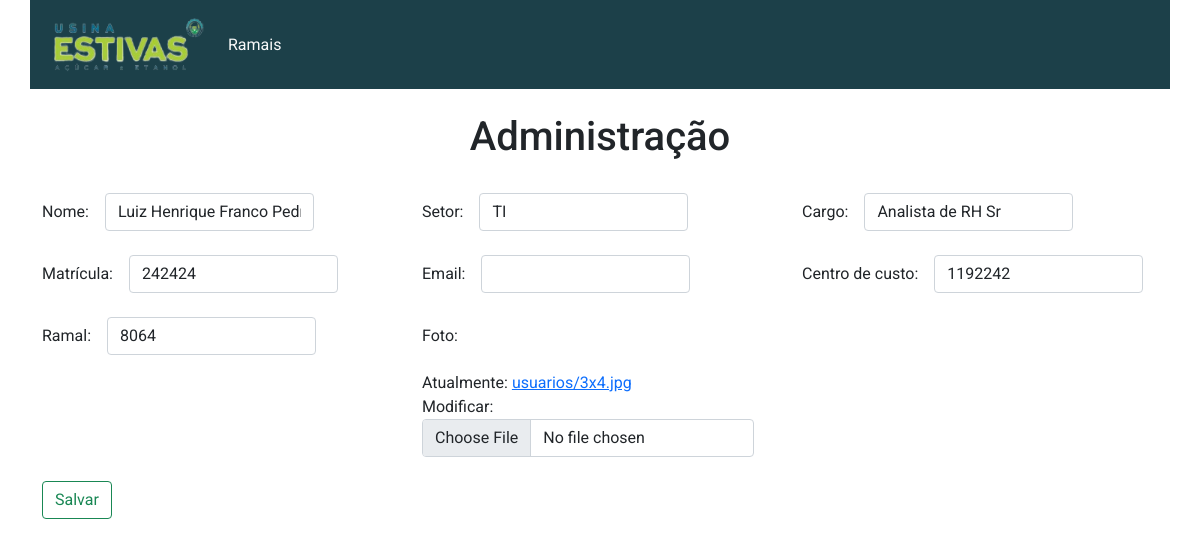
/ramais/admin/atualizar/2, run on an earlier commit of the app's database.
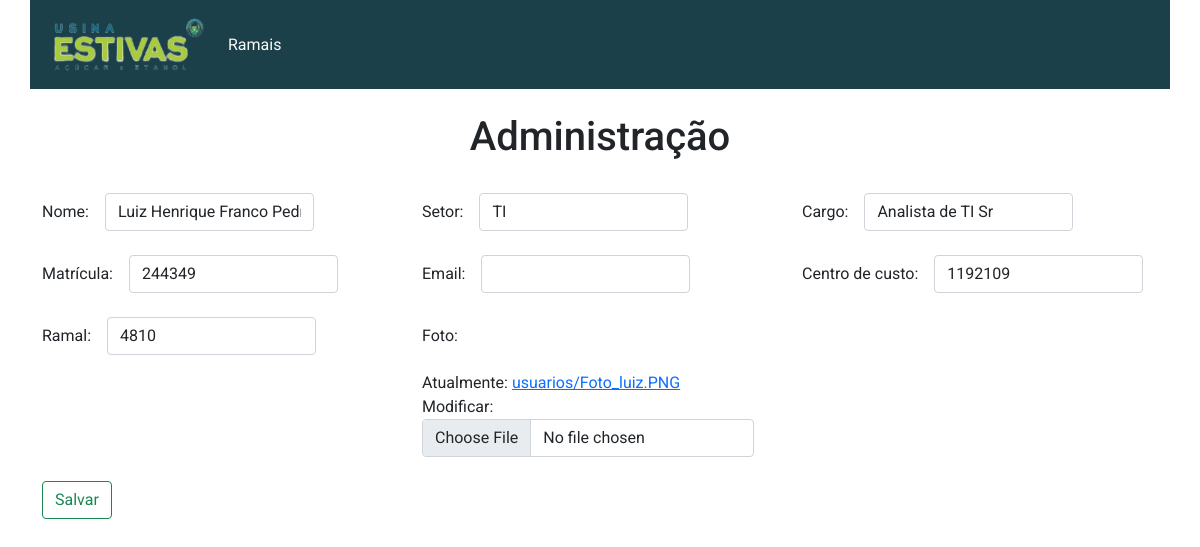
And on a later commit of the database.
### ramais/models.py (models this page shows)
class Pessoa(models.Model):
	nome = models.CharField('Nome', max_length=150)
	setor = models.CharField('Setor', max_length=100)
	cargo = models.CharField('Cargo', max_length=50)
	matricula = models.CharField('Matricula', max_length=6, unique=True)
	email = models.EmailField('Email', null=True, max_length=50, unique=True)
	cc = models.CharField('Centro de custo', max_length=7, null=True)
	ramal = models.CharField('Ramal', max_length=4)
	foto = models.ImageField('Foto', upload_to='usuarios', default='usuarios/sem-foto.png')

### ramais/views.py (the view)
# urls.py: path('ramais/admin/atualizar/<int:id>', atualizarramal, name="atualizar"),
def atualizarramal(request, id):
	pessoa = Pessoa.objects.get(pk=id)
	form = PessoaForm(request.POST or None, request.FILES or None, instance=pessoa)
	if form.is_valid():
		form.save()
		return redirect('adminramais')
	contexto = {
	'formulario': form
	}
	return render(request, 'cadastro.html', contexto)

### ramais/forms.py
class PessoaForm(ModelForm):
	class Meta:
		model = Pessoa
		fields = ['nome', 'setor', 'cargo', 'matricula', 'email', 'cc','ramal', 'foto']

### ramais/templates/cadastro.html (shortened to what this page needs)
{% extends "base.html" %}
{% load static %}
{% load widget_tweaks %}
{% block conteudo %}
<div class="container">
	<div class="row">
		<div class="col-md-12 col-12">
			<h1 class="text-center">Administração</h1>
		</div>
	</div>
	<br>
<form method="post" enctype="multipart/form-data">
	<div class="row">
		<div class="col-md-4 col-12">
			<div class="row g-3 align-items-center">
		<div class="col-auto">
			<label for="inputPassword6" class="col-form-label">Nome:</label>
		</div>
		<div class="col-auto">
			{% render_field formulario.nome class="form-control"%}
		</div>
	</div>
		</div>
		<div class="col-md-4 col-12">
			<div class="row g-3 align-items-center">
		<div class="col-auto">
			<label for="inputPassword6" class="col-form-label">Setor:</label>
		</div>
		<div class="col-auto">
			{% render_field formulario.setor class="form-control"%}
		</div>
	</div>
		</div>
		<div class="col-md-4 col-12">
			<div class="row g-3 align-items-center">
		<div class="col-auto">
			<label for="inputPassword6" class="col-form-label">Cargo:</label>
		</div>
		<div class="col-auto">
			{% render_field formulario.cargo class="form-control"%}
		</div>
	</div>
		</div>
	</div>
	<br>
	<div class="row">
		<div class="col-md-4 col-12">
			<div class="row g-3 align-items-center">
		<div class="col-auto">
			<label for="inputPassword6" class="col-form-label">Matrícula:</label>
		</div>
		<div class="col-auto">
			{% render_field formulario.matricula class="form-control"%}
		</div>
	</div>
		</div>
		<div class="col-md-4 col-12">
			<div class="row g-3 align-items-center">
		<div class="col-auto">
			<label for="inputPassword6" class="col-form-label">Email:</label>
		</div>
		<div class="col-auto">
			{% render_field formulario.email class="form-control"%}
		</div>
	</div>
		</div>
		<div class="col-md-4 col-12">
			<div class="row g-3 align-items-center">
		<div class="col-auto">
			<label for="inputPassword6" class="col-form-label">Centro de custo:</label>
		</div>
		<div class="col-auto">
			{% render_field formulario.cc class="form-control"%}
		</div>
	</div>
		</div>
	</div>
	<br />
	<div class="row">
		<div class="col-md-4 col-12">
			<div class="row g-3 align-items-center">
		<div class="col-auto">
			<label for="inputPassword6" class="col-form-label">Ramal:</label>
		</div>
		<div class="col-auto">
			{% render_field formulario.ramal class="form-control"%}
		</div>
	</div>
		</div>
		<div class="col-md-4 col-12">
			<div class="row g-3 align-items-center">
		<div class="col-auto">
			<label for="inputPassword6" class="col-form-label">Foto:</label>
		</div>
		<div class="col-auto">
			{% render_field formulario.foto class="form-control"%}
		</div>
	</div>
		</div>
	</div>
	<br>
	<button type="submit" class="btn btn-outline-success">Salvar</button>
</form>
</div>
{% endblock %}

What changed in the data, as far as the page shows it:
changed Pessoa "Luiz Henrique Franco Pedroza": cargo "Analista de RH Sr" → "Analista de TI Sr"; matricula "242424" → "244349"; cc "1192242" → "1192109"; ramal "8064" → "4810"
Also different on the page:
text no longer shown: "Atualmente: usuarios/3x4.jpg Modificar:"
text now shown: "Atualmente: usuarios/Foto_luiz.PNG Modificar:"
